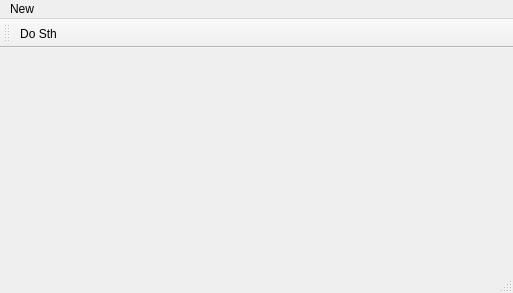
<?xml version="1.0" encoding="UTF-8"?>
<ui version="4.0">
 <class>MainWindow</class>
 <widget class="QMainWindow" name="MainWindow">
  <property name="geometry">
   <rect>
    <x>0</x>
    <y>0</y>
    <width>513</width>
    <height>293</height>
   </rect>
  </property>
  <property name="windowTitle">
   <string>MainWindow</string>
  </property>
  <widget class="QWidget" name="centralwidget"/>
  <widget class="QMenuBar" name="menubar">
   <property name="geometry">
    <rect>
     <x>0</x>
     <y>0</y>
     <width>513</width>
     <height>21</height>
    </rect>
   </property>
   <widget class="QMenu" name="menuNew">
    <property name="title">
     <string>New</string>
    </property>
    <addaction name="actionDo_Sth"/>
   </widget>
   <addaction name="menuNew"/>
  </widget>
  <widget class="QStatusBar" name="statusbar"/>
  <widget class="QToolBar" name="toolBar">
   <property name="windowTitle">
    <string>toolBar</string>
   </property>
   <attribute name="toolBarArea">
    <enum>TopToolBarArea</enum>
   </attribute>
   <attribute name="toolBarBreak">
    <bool>false</bool>
   </attribute>
   <addaction name="actionDo_Sth"/>
  </widget>
  <action name="actionDo_Sth">
   <property name="text">
    <string>Do Sth</string>
   </property>
  </action>
 </widget>
 <resources/>
 <connections/>
</ui>
